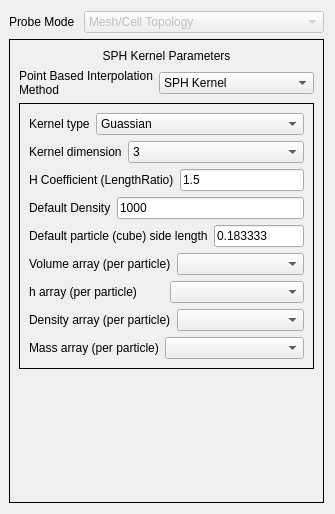
<ui version="4.0" >
 <class>pqSPHProbeFilterPanel</class>
 <widget class="QWidget" name="pqSPHProbeFilterPanel" >
  <property name="geometry" >
   <rect>
    <x>0</x>
    <y>0</y>
    <width>335</width>
    <height>514</height>
   </rect>
  </property>
  <property name="sizePolicy" >
   <sizepolicy vsizetype="Preferred" hsizetype="Preferred" >
    <horstretch>0</horstretch>
    <verstretch>0</verstretch>
   </sizepolicy>
  </property>
  <property name="windowTitle" >
   <string>Form</string>
  </property>
  <layout class="QVBoxLayout" >
   <property name="spacing" >
    <number>6</number>
   </property>
   <property name="leftMargin" >
    <number>9</number>
   </property>
   <item>
    <layout class="QHBoxLayout" >
     <item>
      <widget class="QLabel" name="label" >
       <property name="text" >
        <string>Probe Mode </string>
       </property>
      </widget>
     </item>
     <item>
      <widget class="QComboBox" name="InterpolationMode" >
       <property name="enabled" >
        <bool>false</bool>
       </property>
       <property name="sizePolicy" >
        <sizepolicy vsizetype="Fixed" hsizetype="Expanding" >
         <horstretch>0</horstretch>
         <verstretch>0</verstretch>
        </sizepolicy>
       </property>
       <item>
        <property name="text" >
         <string>Mesh/Cell Topology</string>
        </property>
       </item>
       <item>
        <property name="text" >
         <string>SPH Kernel (point interpolation)</string>
        </property>
       </item>
       <item>
        <property name="text" >
         <string>Shepard (point interpolation)</string>
        </property>
       </item>
      </widget>
     </item>
    </layout>
   </item>
   <item>
    <widget class="QStackedWidget" name="modestack" >
     <property name="frameShape" >
      <enum>QFrame::Panel</enum>
     </property>
     <property name="currentIndex" >
      <number>1</number>
     </property>
     <widget class="QWidget" name="page" >
      <property name="geometry" >
       <rect>
        <x>0</x>
        <y>0</y>
        <width>100</width>
        <height>30</height>
       </rect>
      </property>
      <layout class="QVBoxLayout" >
       <item>
        <widget class="QLabel" name="label_4" >
         <property name="text" >
          <string>Mesh Based Probe Parameters</string>
         </property>
         <property name="alignment" >
          <set>Qt::AlignCenter</set>
         </property>
        </widget>
       </item>
       <item>
        <layout class="QHBoxLayout" >
         <item>
          <widget class="QLabel" name="label_2" >
           <property name="text" >
            <string>ClipBox ScaleFactor</string>
           </property>
          </widget>
         </item>
         <item>
          <widget class="QLineEdit" name="ClipBoxScaleFactor" />
         </item>
        </layout>
       </item>
       <item>
        <widget class="QCheckBox" name="EnableClipping" >
         <property name="text" >
          <string>Enable Clipping</string>
         </property>
        </widget>
       </item>
       <item>
        <widget class="QCheckBox" name="DebugClippingMode" >
         <property name="text" >
          <string>Enable Debug Clipping Mode</string>
         </property>
        </widget>
       </item>
       <item>
        <spacer>
         <property name="orientation" >
          <enum>Qt::Vertical</enum>
         </property>
         <property name="sizeHint" stdset="0" >
          <size>
           <width>290</width>
           <height>341</height>
          </size>
         </property>
        </spacer>
       </item>
      </layout>
     </widget>
     <widget class="QWidget" name="page_2" >
      <property name="geometry" >
       <rect>
        <x>1</x>
        <y>1</y>
        <width>315</width>
        <height>466</height>
       </rect>
      </property>
      <layout class="QVBoxLayout" >
       <item>
        <widget class="QLabel" name="label_5" >
         <property name="text" >
          <string>SPH Kernel Parameters</string>
         </property>
         <property name="alignment" >
          <set>Qt::AlignCenter</set>
         </property>
        </widget>
       </item>
       <item>
        <layout class="QHBoxLayout" >
         <item>
          <widget class="QLabel" name="label_12" >
           <property name="text" >
            <string>Point Based Interpolation Method</string>
           </property>
           <property name="scaledContents" >
            <bool>false</bool>
           </property>
           <property name="wordWrap" >
            <bool>true</bool>
           </property>
          </widget>
         </item>
         <item>
          <widget class="QComboBox" name="InterpolationMethod" >
           <property name="sizePolicy" >
            <sizepolicy vsizetype="Fixed" hsizetype="Expanding" >
             <horstretch>0</horstretch>
             <verstretch>0</verstretch>
            </sizepolicy>
           </property>
           <item>
            <property name="text" >
             <string>SPH Kernel</string>
            </property>
           </item>
           <item>
            <property name="text" >
             <string>Shepard Method</string>
            </property>
           </item>
          </widget>
         </item>
        </layout>
       </item>
       <item>
        <widget class="QStackedWidget" name="methodstack" >
         <property name="frameShape" >
          <enum>QFrame::Box</enum>
         </property>
         <property name="currentIndex" >
          <number>0</number>
         </property>
         <widget class="QWidget" name="page_3" >
          <property name="geometry" >
           <rect>
            <x>1</x>
            <y>1</y>
            <width>295</width>
            <height>264</height>
           </rect>
          </property>
          <layout class="QVBoxLayout" name="verticalLayout" >
           <item>
            <layout class="QHBoxLayout" >
             <item>
              <widget class="QLabel" name="label_3" >
               <property name="text" >
                <string>Kernel type</string>
               </property>
              </widget>
             </item>
             <item>
              <widget class="QComboBox" name="KernelType" >
               <property name="sizePolicy" >
                <sizepolicy vsizetype="Fixed" hsizetype="Expanding" >
                 <horstretch>0</horstretch>
                 <verstretch>0</verstretch>
                </sizepolicy>
               </property>
               <item>
                <property name="text" >
                 <string>Guassian</string>
                </property>
               </item>
               <item>
                <property name="text" >
                 <string>Quadratic</string>
                </property>
               </item>
               <item>
                <property name="text" >
                 <string>Spline-3rd-Order</string>
                </property>
               </item>
               <item>
                <property name="text" >
                 <string>Spline-5th-Order</string>
                </property>
               </item>
               <item>
                <property name="text" >
                 <string>Cusp</string>
                </property>
               </item>
               <item>
                <property name="text" >
                 <string>Box</string>
                </property>
               </item>
              </widget>
             </item>
            </layout>
           </item>
           <item>
            <layout class="QHBoxLayout" >
             <item>
              <widget class="QLabel" name="label_7" >
               <property name="text" >
                <string>Kernel dimension</string>
               </property>
              </widget>
             </item>
             <item>
              <widget class="QComboBox" name="KernelDimension" >
               <property name="sizePolicy" >
                <sizepolicy vsizetype="Fixed" hsizetype="Expanding" >
                 <horstretch>0</horstretch>
                 <verstretch>0</verstretch>
                </sizepolicy>
               </property>
               <property name="currentIndex" >
                <number>1</number>
               </property>
               <item>
                <property name="text" >
                 <string>2</string>
                </property>
               </item>
               <item>
                <property name="text" >
                 <string>3</string>
                </property>
               </item>
              </widget>
             </item>
            </layout>
           </item>
           <item>
            <layout class="QHBoxLayout" >
             <item>
              <widget class="QLabel" name="label_8" >
               <property name="text" >
                <string>H Coefficient (LengthRatio)</string>
               </property>
              </widget>
             </item>
             <item>
              <widget class="QLineEdit" name="HCoefficient" >
               <property name="text" >
                <string>1.5</string>
               </property>
              </widget>
             </item>
            </layout>
           </item>
           <item>
            <layout class="QHBoxLayout" >
             <item>
              <widget class="QLabel" name="label_10" >
               <property name="toolTip" >
                <string>If a volume array is present, it supercedes the mass/density settings which would otherwisebe used to generate the w (m/rho) component of the kernel summation.
If Mass/Density arrays are present - the per particle values are used and finally if no arrays are present, the default particle size/density values are used.</string>
               </property>
               <property name="text" >
                <string>Default Density</string>
               </property>
              </widget>
             </item>
             <item>
              <widget class="QLineEdit" name="DefaultDensity" >
               <property name="toolTip" >
                <string>If a volume array is present, it supercedes the mass/density settings which would otherwisebe used to generate the w (m/rho) component of the kernel summation.
If Mass/Density arrays are present - the per particle values are used and finally if no arrays are present, the default particle size/density values are used.</string>
               </property>
               <property name="text" >
                <string>1000</string>
               </property>
              </widget>
             </item>
            </layout>
           </item>
           <item>
            <layout class="QHBoxLayout" >
             <item>
              <widget class="QLabel" name="label_6" >
               <property name="toolTip" >
                <string>If a volume array is present, it supercedes the mass/density settings which would otherwisebe used to generate the w (m/rho) component of the kernel summation.
If Mass/Density arrays are present - the per particle values are used and finally if no arrays are present, the default particle size/density values are used.</string>
               </property>
               <property name="text" >
                <string>Default particle (cube) side length</string>
               </property>
              </widget>
             </item>
             <item>
              <widget class="QLineEdit" name="DefaultParticleSideLength" >
               <property name="toolTip" >
                <string>If a volume array is present, it supercedes the mass/density settings which would otherwisebe used to generate the w (m/rho) component of the kernel summation.
If Mass/Density arrays are present - the per particle values are used and finally if no arrays are present, the default particle size/density values are used.</string>
               </property>
               <property name="text" >
                <string>0.183333</string>
               </property>
              </widget>
             </item>
            </layout>
           </item>
           <item>
            <layout class="QHBoxLayout" name="_2" >
             <item>
              <widget class="QLabel" name="label_15" >
               <property name="toolTip" >
                <string>If a volume array is present, it supercedes the mass/density settings which would otherwisebe used to generate the w (m/rho) component of the kernel summation.
If Mass/Density arrays are present - the per particle values are used and finally if no arrays are present, the default particle size/density values are used.</string>
               </property>
               <property name="text" >
                <string>Volume array (per particle)</string>
               </property>
              </widget>
             </item>
             <item>
              <widget class="QComboBox" name="VolumeScalars" >
               <property name="toolTip" >
                <string>If a volume array is present, it supercedes the mass/density settings which would otherwisebe used to generate the w (m/rho) component of the kernel summation.
If Mass/Density arrays are present - the per particle values are used and finally if no arrays are present, the default particle size/density values are used.</string>
               </property>
              </widget>
             </item>
            </layout>
           </item>
           <item>
            <layout class="QHBoxLayout" name="_3" >
             <item>
              <widget class="QLabel" name="label_16" >
               <property name="toolTip" >
                <string>If a volume array is present, it supercedes the mass/density settings which would otherwisebe used to generate the w (m/rho) component of the kernel summation.
If Mass/Density arrays are present - the per particle values are used and finally if no arrays are present, the default particle size/density values are used.</string>
               </property>
               <property name="text" >
                <string>h array (per particle)</string>
               </property>
              </widget>
             </item>
             <item>
              <widget class="QComboBox" name="HScalars" >
               <property name="toolTip" >
                <string>If a volume array is present, it supercedes the mass/density settings which would otherwisebe used to generate the w (m/rho) component of the kernel summation.
If Mass/Density arrays are present - the per particle values are used and finally if no arrays are present, the default particle size/density values are used.</string>
               </property>
              </widget>
             </item>
            </layout>
           </item>
           <item>
            <layout class="QHBoxLayout" >
             <item>
              <widget class="QLabel" name="label_9" >
               <property name="toolTip" >
                <string>If a volume array is present, it supercedes the mass/density settings which would otherwisebe used to generate the w (m/rho) component of the kernel summation.
If Mass/Density arrays are present - the per particle values are used and finally if no arrays are present, the default particle size/density values are used.</string>
               </property>
               <property name="text" >
                <string>Density array (per particle)</string>
               </property>
              </widget>
             </item>
             <item>
              <widget class="QComboBox" name="DensityScalars" >
               <property name="toolTip" >
                <string>If a volume array is present, it supercedes the mass/density settings which would otherwisebe used to generate the w (m/rho) component of the kernel summation.
If Mass/Density arrays are present - the per particle values are used and finally if no arrays are present, the default particle size/density values are used.</string>
               </property>
              </widget>
             </item>
            </layout>
           </item>
           <item>
            <layout class="QHBoxLayout" >
             <item>
              <widget class="QLabel" name="label_11" >
               <property name="toolTip" >
                <string>If a volume array is present, it supercedes the mass/density settings which would otherwisebe used to generate the w (m/rho) component of the kernel summation.
If Mass/Density arrays are present - the per particle values are used and finally if no arrays are present, the default particle size/density values are used.</string>
               </property>
               <property name="text" >
                <string>Mass array (per particle)</string>
               </property>
              </widget>
             </item>
             <item>
              <widget class="QComboBox" name="MassScalars" >
               <property name="sizePolicy" >
                <sizepolicy vsizetype="Fixed" hsizetype="Expanding" >
                 <horstretch>0</horstretch>
                 <verstretch>0</verstretch>
                </sizepolicy>
               </property>
               <property name="toolTip" >
                <string>If a volume array is present, it supercedes the mass/density settings which would otherwisebe used to generate the w (m/rho) component of the kernel summation.
If Mass/Density arrays are present - the per particle values are used and finally if no arrays are present, the default particle size/density values are used.</string>
               </property>
              </widget>
             </item>
            </layout>
           </item>
          </layout>
         </widget>
         <widget class="QWidget" name="page_4" >
          <property name="geometry" >
           <rect>
            <x>0</x>
            <y>0</y>
            <width>100</width>
            <height>30</height>
           </rect>
          </property>
          <layout class="QVBoxLayout" >
           <item>
            <widget class="QRadioButton" name="limit1" >
             <property name="text" >
              <string>Use Maximum Neighbours</string>
             </property>
             <property name="checked" >
              <bool>true</bool>
             </property>
            </widget>
           </item>
           <item>
            <layout class="QHBoxLayout" >
             <item>
              <widget class="QLabel" name="label_13" >
               <property name="text" >
                <string>Max Neighbours</string>
               </property>
              </widget>
             </item>
             <item>
              <widget class="QLineEdit" name="MaximumNeighbours" />
             </item>
            </layout>
           </item>
           <item>
            <widget class="QRadioButton" name="limit2" >
             <property name="text" >
              <string>Limit Neighbour Radius</string>
             </property>
             <property name="checked" >
              <bool>false</bool>
             </property>
            </widget>
           </item>
           <item>
            <layout class="QHBoxLayout" >
             <item>
              <widget class="QLabel" name="label_14" >
               <property name="text" >
                <string>Max Radius</string>
               </property>
              </widget>
             </item>
             <item>
              <widget class="QLineEdit" name="MaximumRadius" >
               <property name="text" >
                <string>0.183333</string>
               </property>
              </widget>
             </item>
            </layout>
           </item>
           <item>
            <spacer>
             <property name="orientation" >
              <enum>Qt::Vertical</enum>
             </property>
             <property name="sizeHint" stdset="0" >
              <size>
               <width>20</width>
               <height>61</height>
              </size>
             </property>
            </spacer>
           </item>
          </layout>
         </widget>
        </widget>
       </item>
       <item>
        <spacer>
         <property name="orientation" >
          <enum>Qt::Vertical</enum>
         </property>
         <property name="sizeHint" stdset="0" >
          <size>
           <width>20</width>
           <height>81</height>
          </size>
         </property>
        </spacer>
       </item>
      </layout>
     </widget>
    </widget>
   </item>
  </layout>
 </widget>
 <resources/>
 <connections/>
</ui>
